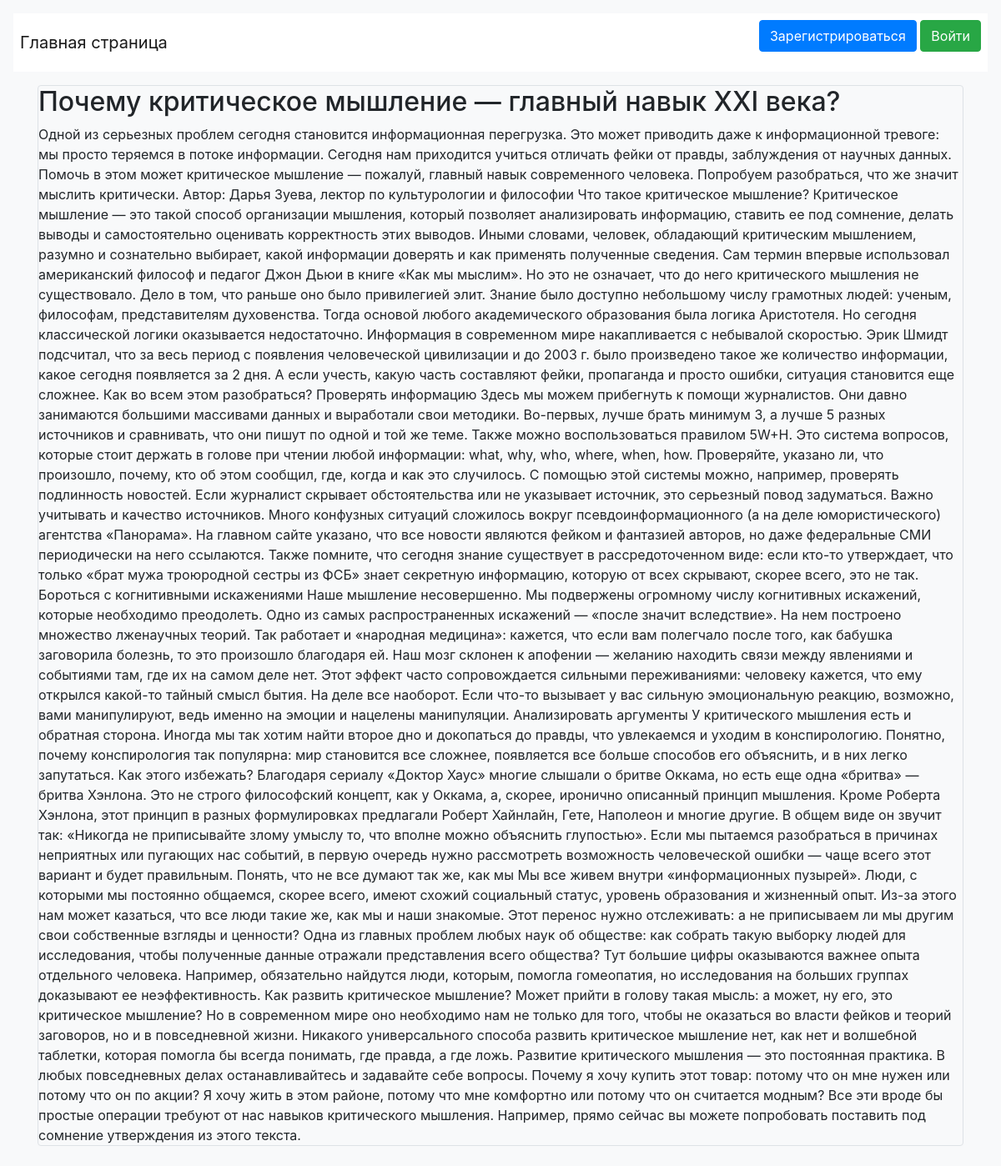
Screenshot of /news/2/ with the database file from the repository.
### data/news.py (models this page shows)
class News(SqlAlchemyBase):  # класс постов
    __tablename__ = 'news'
    id = sqlalchemy.Column(sqlalchemy.Integer,
                           primary_key=True, autoincrement=True)
    title = sqlalchemy.Column(sqlalchemy.String, nullable=True)
    content = sqlalchemy.Column(sqlalchemy.String, nullable=True)
    created_date = sqlalchemy.Column(sqlalchemy.DateTime,
                                     default=datetime.datetime.now)
    is_private = sqlalchemy.Column(sqlalchemy.Boolean, default=True)
    user_id = sqlalchemy.Column(sqlalchemy.Integer,
                                sqlalchemy.ForeignKey("users.id"))
    user = orm.relation('User')

### main.py (the view)
@app.route('/news/<int:id>/', methods=['GET', 'POST'])  # просмотр поста
def view(id):
    db_sess = db_session.create_session()
    news = db_sess.query(News).filter(News.id == id).first()
    return render_template('view.html', news=news)

### data/db_session.py (called while the page is built)
def create_session() -> Session:
    global __factory
    return __factory()

### templates/view.html
{% extends "base.html" %}
{% block content %}
<div class="col-md6 border rounded">
    <h2>{{news.title}}</h2>
    <div>
        {{news.content}}
    </div>
</div>
{% endblock %}

### rows the page displays
News: title "Почему критическое мышление — главный навык XXI века?", content "Одной из серьезных проблем сегодня становится информационная перегрузка. Это может приводить даже к информационной тревоге: мы просто теряемся в потоке информации. Сегодня нам приходится учиться отличать фейки от правды, заблуждения от научных данных. Помочь в этом может критическое мышление — пожалуй, главный навык современного человека. Попробуем разобраться, что же значит мыслить критически. Автор: Дарья Зуева, лектор по культурологии и философии Что такое критическое мышление? Критическое мышление — это такой способ организации мышления, который позволяет анализировать информацию, ставить ее под сомнение, делать выводы и самостоятельно оценивать корректность этих выводов. Иными словами,…"
